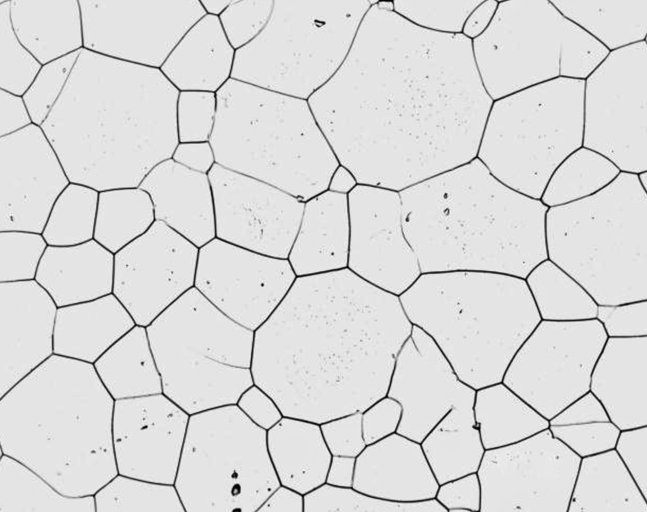
#> input picture images/grain image wo 25um bar.png, 647 x 512 px, found by its file name
$ jupyter execute --allow-errors 'grain size measurement-Copy2.ipynb'
#> lines starting #> are read from the running program, lines starting #| are printed output that depends on the picture; after the words box and inside, x2 and y2 are one past the last pixel; in counts of white or black regions, pixels touching at a corner belong together
## Week 10: Image Analysis

> ### Application: Grain Size Measurement

#### Load packages

> First make sure you have cv2 installed.  Go to the anaconda power shell and run the following command: pip install opencv-contrib-python

[cell 1]
import cv2 as cv
import numpy as np
from matplotlib import pyplot as plt
import matplotlib.image as mpimg
from scipy import ndimage
from skimage import io, color, measure
import pandas as pd

from PIL import Image
from IPython.display import display

from pathlib import Path

#### Read image file.
>Let's take a look at what data is contained in an image file.  We need this to better understand the steps below.  We will look at two types of images.  One is an RGB color image and the other is a grayscale image.

[cell 2]
#img = cv.imread("grains callister.png")
#img=img[8:270, 10:230]
img=cv.imread('grain image wo 25um bar.png')
#> img is the input picture: shape (512, 647, 3); min 0, max 254, mean 220
img=cv.cvtColor(img,cv.COLOR_BGR2RGB)
img_shift=cv.pyrMeanShiftFiltering(img, 11, 21)  #acts on original image

gray=cv.cvtColor(img_shift,cv.COLOR_BGR2GRAY) #move img to gray scale
blur=cv.GaussianBlur(gray,(3,3),0) # acts on gray scale image

#> (a cell that did not finish here is left out)

#### Now threshold our image to black (0) & white (255)

[cell 4]
image_to_threshold=gray

#************** 3 choices here for performing threshold *********************
#ret, thresh = cv.threshold(image_to_threshold,0,255,cv.THRESH_BINARY+cv.THRESH_OTSU)
thresh= cv.adaptiveThreshold(image_to_threshold, 255, cv.ADAPTIVE_THRESH_GAUSSIAN_C,cv.THRESH_BINARY, 7, 11)
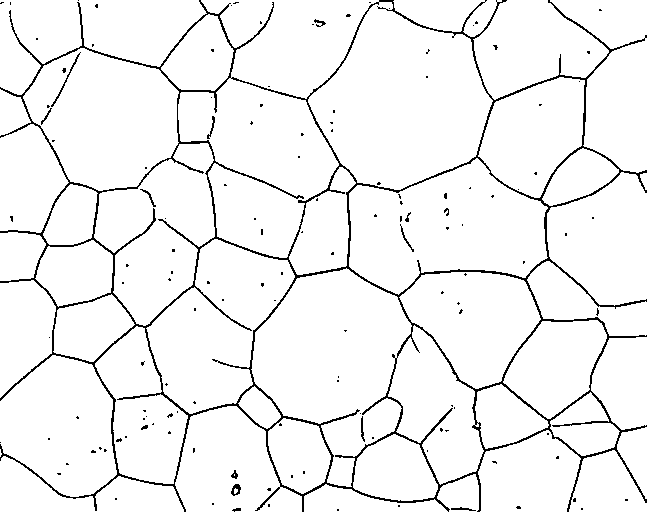
#> thresh: shape (512, 647); 95% white; black in thin lines or dots
#thresh = cv.adaptiveThreshold(image_to_threshold,255,cv.ADAPTIVE_THRESH_MEAN_C,cv.THRESH_BINARY,7,6) # notice using gray here not img

#> (the rest of this cell did not finish here and is left out)

#### Now define a few images we  need to apply our watershed routine.

[cell 5]
#kernel=cv.getStructuringElement(cv.MORPH_CROSS,(3,3))
kernel=cv.getStructuringElement(cv.MORPH_ELLIPSE,(3,3))
# kernel=cv.getStructuringElement(cv.MORPH_RECT,(3,3))

# noise removal
opening = cv.morphologyEx(thresh,cv.MORPH_OPEN,kernel, iterations=1)
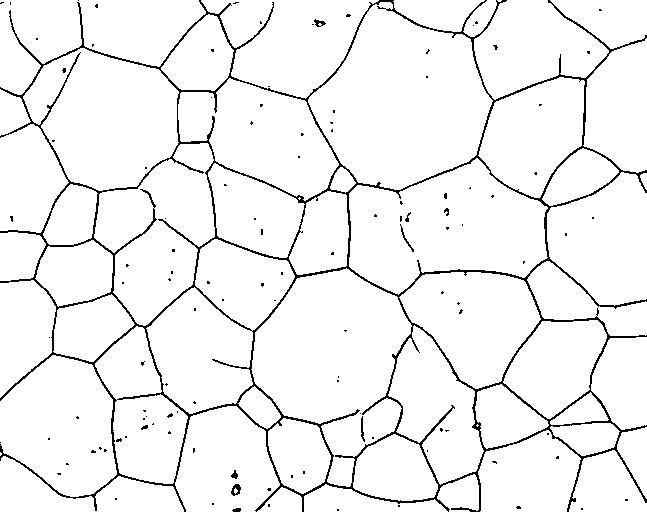
#> opening: shape (512, 647); 95% white; black in thin lines or dots

# sure background area
sure_bg = cv.dilate(opening,kernel,iterations=2)
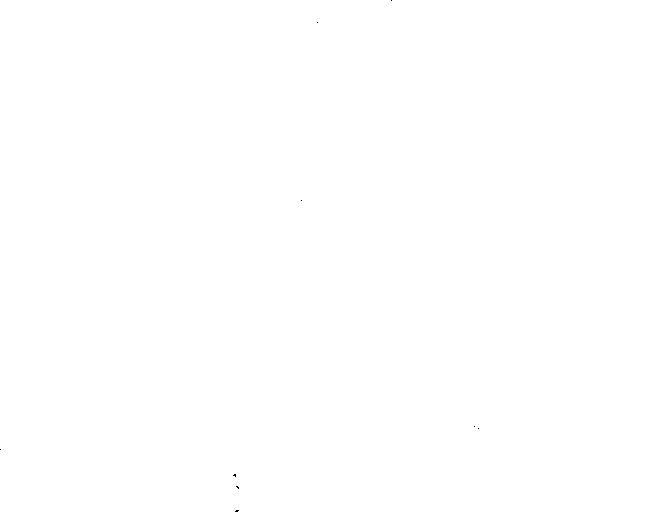
#> sure_bg: shape (512, 647); 100% white; black in thin lines or dots, all inside (x1, y1, x2, y2) = (0, 0, 479, 512)

# Finding sure foreground area
sure_fg = cv.erode(opening,kernel,iterations=2)
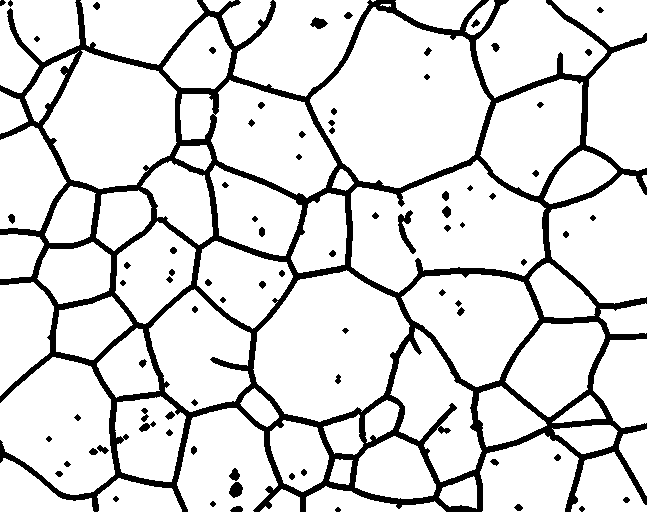
#> sure_fg: shape (512, 647); 86.1% white; 80 black regions (1 under 20 px), largest, box (x1, y1, x2, y2) and area: (0, 0, 647, 512) 42778, (398, 210, 416, 254) 297, (229, 482, 243, 498) 156

# Finding unknown region
unknown = cv.subtract(sure_bg,sure_fg)
#> unknown: shape (512, 647); 13.9% white; 80 white regions (1 under 20 px), largest, box (x1, y1, x2, y2) and area: (0, 0, 647, 512) 42773, (398, 210, 416, 254) 297, (229, 482, 243, 498) 151


# ******************* Display results of each step ********************

#> (the rest of this cell did not finish here and is left out)

#### Label groups of connected pixels with integers (labels)

[cell 6]
# Marker labelling
# cv2.connectedComponents(). labels background of the image with 0,
#then other objects are labelled with integers starting from 1.
ret, markers = cv.connectedComponents(sure_fg)
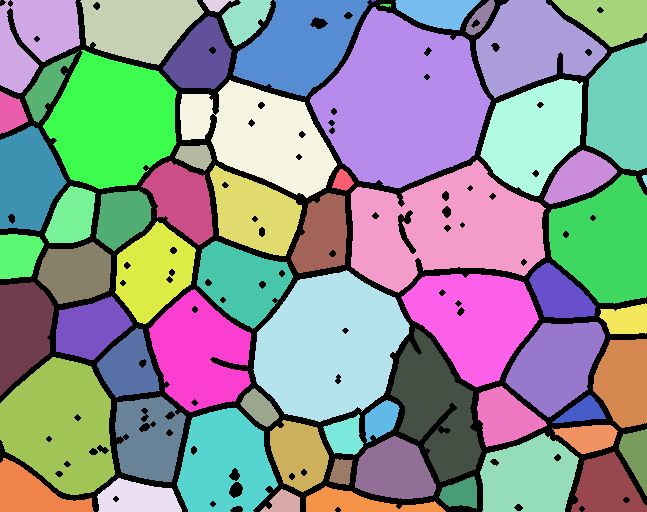
#> markers: shape (512, 647) int32; 68 distinct labels, from 0 to 67; one colour per label, 0 black
#> ret = 68

#### Keep our markers but change the "unknown" reagions to value 0
>The watershed routine will "fill" these 0 regions with different color water starting from the cluster labels.  Where the water intersects, defines the boundary.  The boundary is set to a value of -1 and colored red.

[cell 7]
# Add one to all labels so that sure background is not 0, but 1
markers = markers+1
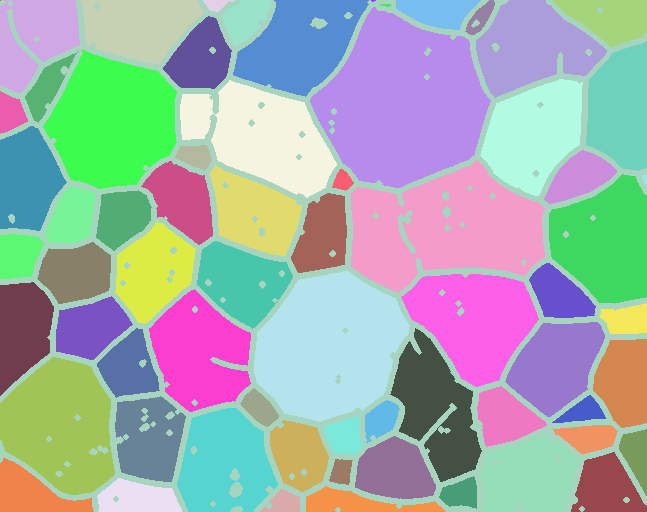
#> markers: shape (512, 647) int32; 68 distinct labels, from 1 to 68; one colour per label, 0 black

# Now, mark the region of unknown with zero
markers[unknown==255] = 0

markers = cv.watershed(img,markers)  # img needs shape (pix, pix, 3), markers is (pix, pix)
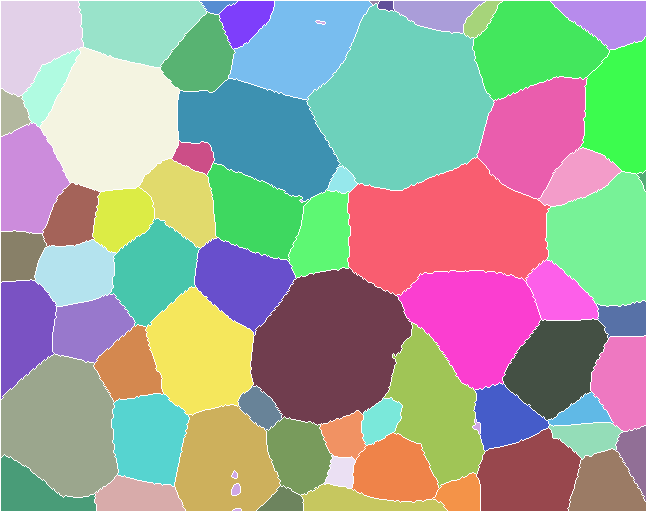
#> markers: shape (512, 647) int32; 68 distinct labels, from -1 to 68; one colour per label, 0 black, -1 white
img[markers ==-1] = [255,0,0]
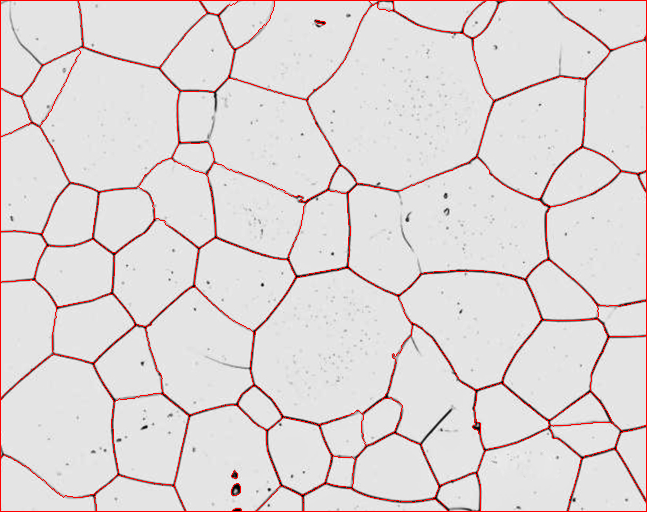
#> img: shape (512, 647, 3); 2.81% of pixels changed, all inside (x1, y1, x2, y2) = (0, 0, 647, 512)

#display(Image.fromarray(markers))
#> (the rest of this cell did not finish here and is left out)

#### Change the marker labels to colors and combine with the original image

[cell 8]
img2=color.label2rgb(markers, image=img, bg_label=-1, alpha=0.2)
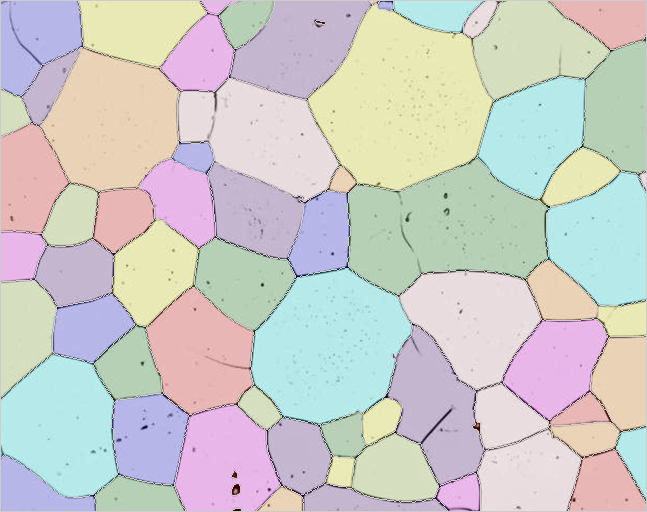
#> img2: shape (512, 647, 3) float64; mean R, G, B 0.806, 0.804, 0.792
#> (the rest of this cell did not finish here and is left out)

#### Each colored grain can now be analyzed and placed in a Pandas DataFrame

[cell 9]
pixels_to_μm=57  # μm per pixel
propList=['label','area','equivalent_diameter','orientation','major_axis_length', 'minor_axis_length','perimeter']
#propList=['equivalent_diameter','orientation','area','major_axis_length']
props=measure.regionprops_table(markers, properties=propList)
#> props = 7 items

grain_data=pd.DataFrame(props)
#> grain_data = table of 67 rows and 7 columns

grain_data
#> Out = table of 67 rows and 7 columns

Recall the grain size number from Callister was defined as $n=2^{G-1}$ where $n$ is the number of grains in a $1 in^2$ area at 100x and $G$ is the grain size number.  This equation could be rewritten for, $n^*$, the number of grains per $mm^2$ at no magnification.  This would be $$G = 3.322 Log(n^*)-2.9543$$

[cell 10]
avg_grain_diam=(grain_data.loc[:,'equivalent_diameter'].mean()*pixels_to_μm)
#> avg_grain_diam = 3967.7
print(f'Avg. Grain Diameter = {avg_grain_diam:0.2f} μm')
#| Avg. Grain Diameter = 3967.68 μm

avg_grain_area= grain_data.loc[:,'area'].mean()*pixels_to_μm**2 #μm^2
#> avg_grain_area = 15612948.3
print(f'Avg. Grain Area = {avg_grain_area:0.2f} μm^2')
#| Avg. Grain Area = 15612948.27 μm^2
n= (avg_grain_area*10**-6)**-1 # grains per mm^2
#> n = 0.064
print(f'Number of grains per mm^2 = {n:0.2f}')
#| Number of grains per mm^2 = 0.06

# Grain Size number
print(f'Grain Size number = {3.322*np.log10(n)-2.9543:0.2f}')
#| Grain Size number = -6.92
